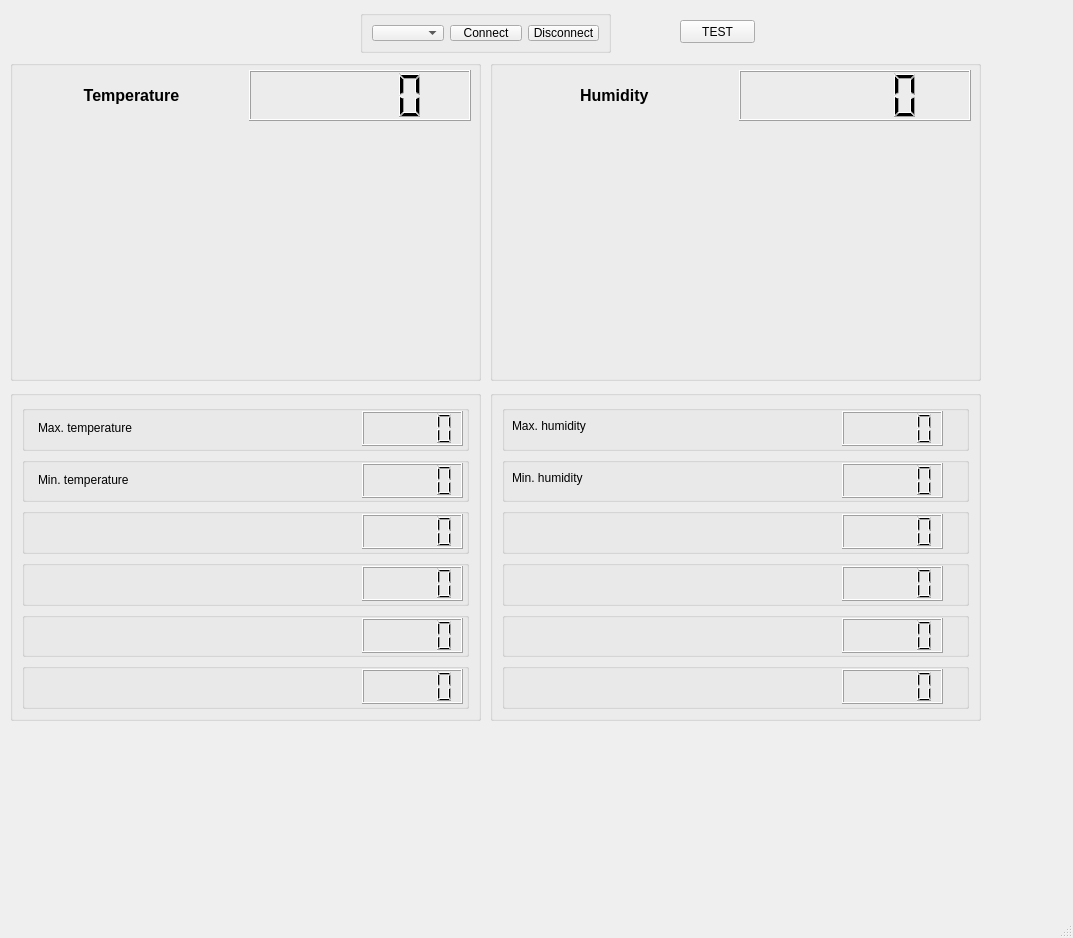
<?xml version="1.0" encoding="UTF-8"?>
<ui version="4.0">
 <class>MainWindow</class>
 <widget class="QMainWindow" name="MainWindow">
  <property name="geometry">
   <rect>
    <x>0</x>
    <y>0</y>
    <width>1073</width>
    <height>938</height>
   </rect>
  </property>
  <property name="windowTitle">
   <string>MainWindow</string>
  </property>
  <widget class="QWidget" name="centralwidget">
   <widget class="QGroupBox" name="groupBox">
    <property name="geometry">
     <rect>
      <x>360</x>
      <y>10</y>
      <width>251</width>
      <height>43</height>
     </rect>
    </property>
    <property name="title">
     <string/>
    </property>
    <layout class="QGridLayout" name="gridLayout">
     <item row="0" column="0">
      <widget class="QComboBox" name="portsComboBox">
       <property name="sizePolicy">
        <sizepolicy hsizetype="Fixed" vsizetype="Fixed">
         <horstretch>0</horstretch>
         <verstretch>0</verstretch>
        </sizepolicy>
       </property>
      </widget>
     </item>
     <item row="0" column="1">
      <widget class="QPushButton" name="connectButton">
       <property name="sizePolicy">
        <sizepolicy hsizetype="Fixed" vsizetype="Fixed">
         <horstretch>0</horstretch>
         <verstretch>0</verstretch>
        </sizepolicy>
       </property>
       <property name="text">
        <string>Connect</string>
       </property>
      </widget>
     </item>
     <item row="0" column="2">
      <widget class="QPushButton" name="disconnectButton">
       <property name="text">
        <string>Disconnect</string>
       </property>
      </widget>
     </item>
    </layout>
   </widget>
   <widget class="QGroupBox" name="groupBox_2">
    <property name="geometry">
     <rect>
      <x>490</x>
      <y>60</y>
      <width>491</width>
      <height>321</height>
     </rect>
    </property>
    <property name="title">
     <string/>
    </property>
    <widget class="QWidget" name="horizontalLayoutWidget_2">
     <property name="geometry">
      <rect>
       <x>8</x>
       <y>70</y>
       <width>471</width>
       <height>241</height>
      </rect>
     </property>
     <layout class="QHBoxLayout" name="plot2"/>
    </widget>
    <widget class="QWidget" name="layoutWidget">
     <property name="geometry">
      <rect>
       <x>10</x>
       <y>10</y>
       <width>471</width>
       <height>51</height>
      </rect>
     </property>
     <layout class="QHBoxLayout" name="horizontalLayout">
      <item>
       <widget class="QLabel" name="label_2">
        <property name="text">
         <string>&lt;html&gt;&lt;head/&gt;&lt;body&gt;&lt;p align=&quot;center&quot;&gt;&lt;span style=&quot; font-size:12pt; font-weight:600;&quot;&gt;Humidity &lt;/span&gt;&lt;/p&gt;&lt;/body&gt;&lt;/html&gt;</string>
        </property>
       </widget>
      </item>
      <item>
       <widget class="QLCDNumber" name="humidity"/>
      </item>
     </layout>
    </widget>
   </widget>
   <widget class="QGroupBox" name="groupBox_3">
    <property name="geometry">
     <rect>
      <x>10</x>
      <y>60</y>
      <width>471</width>
      <height>321</height>
     </rect>
    </property>
    <property name="title">
     <string/>
    </property>
    <widget class="QWidget" name="horizontalLayoutWidget">
     <property name="geometry">
      <rect>
       <x>10</x>
       <y>70</y>
       <width>449</width>
       <height>241</height>
      </rect>
     </property>
     <layout class="QHBoxLayout" name="plot1"/>
    </widget>
    <widget class="QWidget" name="layoutWidget">
     <property name="geometry">
      <rect>
       <x>10</x>
       <y>10</y>
       <width>451</width>
       <height>51</height>
      </rect>
     </property>
     <layout class="QHBoxLayout" name="horizontalLayout_4">
      <item>
       <widget class="QLabel" name="label">
        <property name="text">
         <string>&lt;html&gt;&lt;head/&gt;&lt;body&gt;&lt;p align=&quot;center&quot;&gt;&lt;span style=&quot; font-size:12pt; font-weight:600;&quot;&gt;Temperature&lt;/span&gt;&lt;/p&gt;&lt;/body&gt;&lt;/html&gt;</string>
        </property>
        <property name="buddy">
         <cstring>label</cstring>
        </property>
       </widget>
      </item>
      <item>
       <widget class="QLCDNumber" name="temperature"/>
      </item>
     </layout>
    </widget>
   </widget>
   <widget class="QWidget" name="layoutWidget">
    <property name="geometry">
     <rect>
      <x>0</x>
      <y>0</y>
      <width>2</width>
      <height>2</height>
     </rect>
    </property>
    <layout class="QHBoxLayout" name="horizontalLayout_2"/>
   </widget>
   <widget class="QWidget" name="layoutWidget">
    <property name="geometry">
     <rect>
      <x>0</x>
      <y>0</y>
      <width>2</width>
      <height>2</height>
     </rect>
    </property>
    <layout class="QVBoxLayout" name="verticalLayout"/>
   </widget>
   <widget class="QWidget" name="layoutWidget">
    <property name="geometry">
     <rect>
      <x>0</x>
      <y>0</y>
      <width>2</width>
      <height>2</height>
     </rect>
    </property>
    <layout class="QHBoxLayout" name="horizontalLayout_3"/>
   </widget>
   <widget class="QGroupBox" name="groupBox_4">
    <property name="geometry">
     <rect>
      <x>10</x>
      <y>390</y>
      <width>471</width>
      <height>331</height>
     </rect>
    </property>
    <property name="title">
     <string/>
    </property>
    <layout class="QGridLayout" name="gridLayout_2">
     <item row="1" column="0">
      <widget class="QGroupBox" name="groupBox_18">
       <property name="title">
        <string/>
       </property>
       <widget class="QLCDNumber" name="minLcdT">
        <property name="geometry">
         <rect>
          <x>340</x>
          <y>6</y>
          <width>101</width>
          <height>35</height>
         </rect>
        </property>
       </widget>
       <widget class="QLabel" name="label_4">
        <property name="geometry">
         <rect>
          <x>16</x>
          <y>2</y>
          <width>211</width>
          <height>41</height>
         </rect>
        </property>
        <property name="text">
         <string>Min. temperature</string>
        </property>
       </widget>
      </widget>
     </item>
     <item row="3" column="0">
      <widget class="QGroupBox" name="groupBox_20">
       <property name="title">
        <string/>
       </property>
       <widget class="QLCDNumber" name="lcdnumber_3">
        <property name="geometry">
         <rect>
          <x>340</x>
          <y>6</y>
          <width>101</width>
          <height>35</height>
         </rect>
        </property>
       </widget>
      </widget>
     </item>
     <item row="4" column="0">
      <widget class="QGroupBox" name="groupBox_21">
       <property name="title">
        <string/>
       </property>
       <widget class="QLCDNumber" name="lcdnumber_4">
        <property name="geometry">
         <rect>
          <x>340</x>
          <y>6</y>
          <width>101</width>
          <height>35</height>
         </rect>
        </property>
       </widget>
      </widget>
     </item>
     <item row="0" column="0">
      <widget class="QGroupBox" name="groupBox_6">
       <property name="title">
        <string/>
       </property>
       <widget class="QLCDNumber" name="maxLcdT">
        <property name="geometry">
         <rect>
          <x>340</x>
          <y>6</y>
          <width>101</width>
          <height>35</height>
         </rect>
        </property>
       </widget>
       <widget class="QLabel" name="label_3">
        <property name="geometry">
         <rect>
          <x>16</x>
          <y>2</y>
          <width>211</width>
          <height>41</height>
         </rect>
        </property>
        <property name="text">
         <string>Max. temperature</string>
        </property>
       </widget>
      </widget>
     </item>
     <item row="2" column="0">
      <widget class="QGroupBox" name="groupBox_19">
       <property name="title">
        <string/>
       </property>
       <widget class="QLCDNumber" name="meanTemp">
        <property name="geometry">
         <rect>
          <x>340</x>
          <y>6</y>
          <width>101</width>
          <height>35</height>
         </rect>
        </property>
       </widget>
      </widget>
     </item>
     <item row="5" column="0">
      <widget class="QGroupBox" name="groupBox_22">
       <property name="title">
        <string/>
       </property>
       <widget class="QLCDNumber" name="lcdnumber_5">
        <property name="geometry">
         <rect>
          <x>340</x>
          <y>6</y>
          <width>101</width>
          <height>35</height>
         </rect>
        </property>
       </widget>
      </widget>
     </item>
    </layout>
   </widget>
   <widget class="QGroupBox" name="groupBox_5">
    <property name="geometry">
     <rect>
      <x>490</x>
      <y>390</y>
      <width>491</width>
      <height>331</height>
     </rect>
    </property>
    <property name="title">
     <string/>
    </property>
    <layout class="QGridLayout" name="gridLayout_3">
     <item row="6" column="0">
      <widget class="QGroupBox" name="groupBox_25">
       <property name="title">
        <string/>
       </property>
       <widget class="QLCDNumber" name="meanHum">
        <property name="geometry">
         <rect>
          <x>340</x>
          <y>6</y>
          <width>101</width>
          <height>35</height>
         </rect>
        </property>
       </widget>
      </widget>
     </item>
     <item row="8" column="0">
      <widget class="QGroupBox" name="groupBox_26">
       <property name="title">
        <string/>
       </property>
       <widget class="QLCDNumber" name="lcdnumber_9">
        <property name="geometry">
         <rect>
          <x>340</x>
          <y>6</y>
          <width>101</width>
          <height>35</height>
         </rect>
        </property>
       </widget>
      </widget>
     </item>
     <item row="4" column="0">
      <widget class="QGroupBox" name="groupBox_23">
       <property name="title">
        <string/>
       </property>
       <widget class="QLCDNumber" name="maxLcdH">
        <property name="geometry">
         <rect>
          <x>340</x>
          <y>6</y>
          <width>101</width>
          <height>35</height>
         </rect>
        </property>
       </widget>
       <widget class="QLabel" name="label_5">
        <property name="geometry">
         <rect>
          <x>10</x>
          <y>0</y>
          <width>171</width>
          <height>41</height>
         </rect>
        </property>
        <property name="text">
         <string>Max. humidity</string>
        </property>
       </widget>
      </widget>
     </item>
     <item row="5" column="0">
      <widget class="QGroupBox" name="groupBox_28">
       <property name="title">
        <string/>
       </property>
       <widget class="QLCDNumber" name="minLcdH">
        <property name="geometry">
         <rect>
          <x>340</x>
          <y>6</y>
          <width>101</width>
          <height>35</height>
         </rect>
        </property>
       </widget>
       <widget class="QLabel" name="label_6">
        <property name="geometry">
         <rect>
          <x>10</x>
          <y>0</y>
          <width>171</width>
          <height>41</height>
         </rect>
        </property>
        <property name="text">
         <string>Min. humidity</string>
        </property>
       </widget>
      </widget>
     </item>
     <item row="7" column="0">
      <widget class="QGroupBox" name="groupBox_24">
       <property name="title">
        <string/>
       </property>
       <widget class="QLCDNumber" name="lcdnumber_7">
        <property name="geometry">
         <rect>
          <x>340</x>
          <y>6</y>
          <width>101</width>
          <height>35</height>
         </rect>
        </property>
       </widget>
      </widget>
     </item>
     <item row="9" column="0">
      <widget class="QGroupBox" name="groupBox_27">
       <property name="title">
        <string/>
       </property>
       <widget class="QLCDNumber" name="lcdnumber_10">
        <property name="geometry">
         <rect>
          <x>340</x>
          <y>6</y>
          <width>101</width>
          <height>35</height>
         </rect>
        </property>
       </widget>
      </widget>
     </item>
    </layout>
   </widget>
   <widget class="QPushButton" name="test">
    <property name="geometry">
     <rect>
      <x>680</x>
      <y>20</y>
      <width>75</width>
      <height>23</height>
     </rect>
    </property>
    <property name="text">
     <string>TEST</string>
    </property>
   </widget>
   <zorder>groupBox</zorder>
   <zorder>groupBox_2</zorder>
   <zorder>groupBox_3</zorder>
   <zorder>layoutWidget</zorder>
   <zorder>layoutWidget</zorder>
   <zorder>layoutWidget</zorder>
   <zorder>groupBox_5</zorder>
   <zorder>groupBox_4</zorder>
   <zorder>test</zorder>
  </widget>
  <widget class="QMenuBar" name="menubar">
   <property name="geometry">
    <rect>
     <x>0</x>
     <y>0</y>
     <width>1073</width>
     <height>21</height>
    </rect>
   </property>
  </widget>
  <widget class="QStatusBar" name="statusbar"/>
 </widget>
 <tabstops>
  <tabstop>connectButton</tabstop>
  <tabstop>portsComboBox</tabstop>
 </tabstops>
 <resources/>
 <connections/>
</ui>
